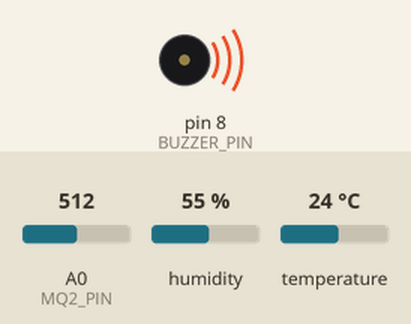
This sketch was run on a simulated Arduino Uno, built with avr-gcc and run on an emulated ATmega328P. On the bench: buzzer (waves = sounding, pin HIGH). The test bench sets the inputs (shaded band); at power-on: A0 (MQ2_PIN) = 512, humidity 55 %, temperature 24 °C. What the sketch prints to the serial monitor is not drawn.

Above: at 1.8 s.
1.9 s: A0 (MQ2_PIN) set to 482
At 2.3 s:
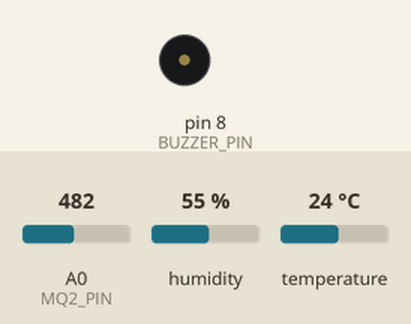
3.5 s: A0 (MQ2_PIN) set to 510
At 4.5 s:
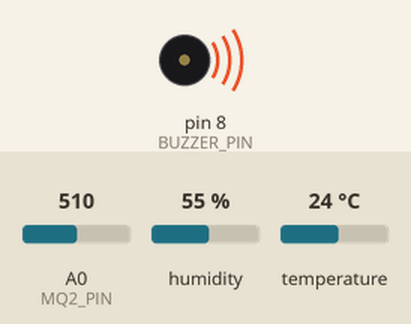
5.5 s: A0 (MQ2_PIN) set to 490
At 6.8 s:
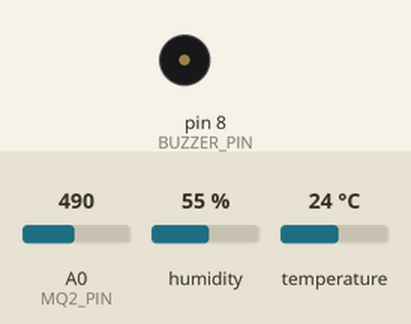
Timing chart, 0 to 8.5 s (numbered marks = the images above; inputs shaded):
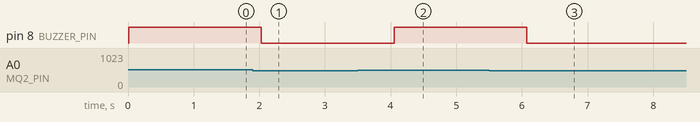

Measured:
- the behaviour switches between 501 and 500 on A0 (MQ2_PIN) (found by bisection; images 0 and 1)
- after the input at 1.9 s, pin 8 (BUZZER_PIN): HIGH → LOW after 0.13 s
- after the input at 3.5 s, pin 8 (BUZZER_PIN): LOW → HIGH after 0.55 s
- after the input at 5.5 s, pin 8 (BUZZER_PIN): HIGH → LOW after 0.57 s

The sketch:

09-07-2025.ino
```cpp
#include <DHT.h>


#define DHTPIN 2
#define DHTTYPE DHT22

#define MQ2_PIN A0
#define BUZZER_PIN 8

DHT dht(DHTPIN, DHTTYPE);

void setup() {
  Serial.begin(9600);
  dht.begin();
  pinMode(BUZZER_PIN, OUTPUT);
  digitalWrite(BUZZER_PIN, LOW);
}

void loop() {
  float temperature = dht.readTemperature();
  float humidity = dht.readHumidity();
  int gasValue = analogRead(MQ2_PIN);


  Serial.print("Nhiệt độ: "); Serial.print(temperature); Serial.println(" *C");
  Serial.print("Độ ẩm: "); Serial.print(humidity); Serial.println(" %");
  Serial.print("Giá trị khí gas: "); Serial.println(gasValue);


  if (temperature > 30 || gasValue > 500) {
    digitalWrite(BUZZER_PIN, HIGH);
  } else {
    digitalWrite(BUZZER_PIN, LOW);
  }

  delay(1000);
}
```
